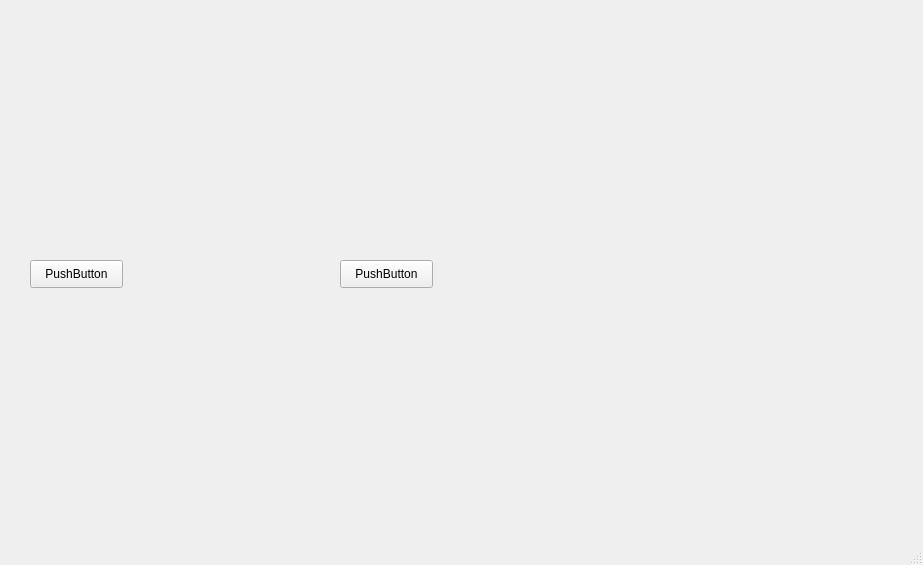
<?xml version="1.0" encoding="UTF-8"?>
<ui version="4.0">
 <class>MainWindow</class>
 <widget class="QMainWindow" name="MainWindow">
  <property name="geometry">
   <rect>
    <x>0</x>
    <y>0</y>
    <width>923</width>
    <height>565</height>
   </rect>
  </property>
  <property name="windowTitle">
   <string>MainWindow</string>
  </property>
  <widget class="QWidget" name="centralwidget">
   <widget class="QPushButton" name="pushButton">
    <property name="geometry">
     <rect>
      <x>30</x>
      <y>260</y>
      <width>93</width>
      <height>28</height>
     </rect>
    </property>
    <property name="text">
     <string>PushButton</string>
    </property>
   </widget>
   <widget class="QPushButton" name="pushButton_2">
    <property name="geometry">
     <rect>
      <x>340</x>
      <y>260</y>
      <width>93</width>
      <height>28</height>
     </rect>
    </property>
    <property name="text">
     <string>PushButton</string>
    </property>
   </widget>
  </widget>
  <widget class="QMenuBar" name="menubar">
   <property name="geometry">
    <rect>
     <x>0</x>
     <y>0</y>
     <width>923</width>
     <height>26</height>
    </rect>
   </property>
  </widget>
  <widget class="QStatusBar" name="statusbar"/>
 </widget>
 <resources/>
 <connections/>
</ui>
